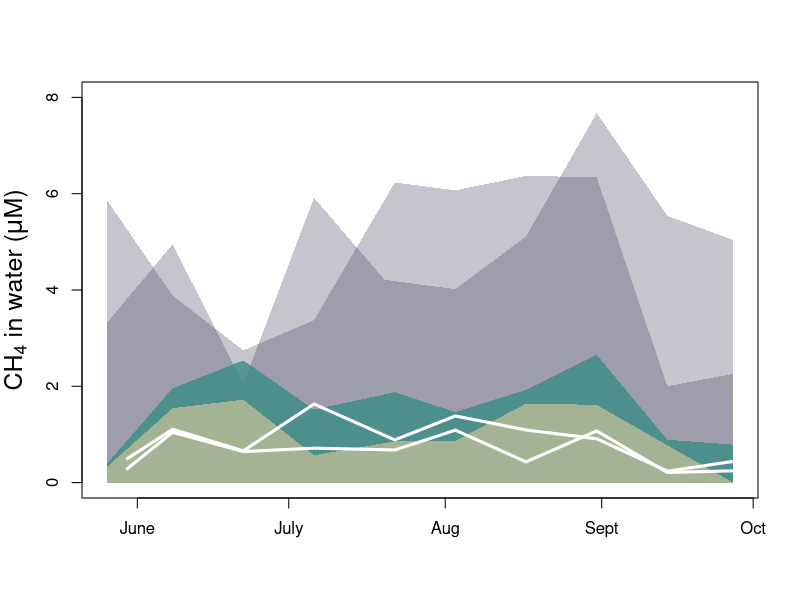
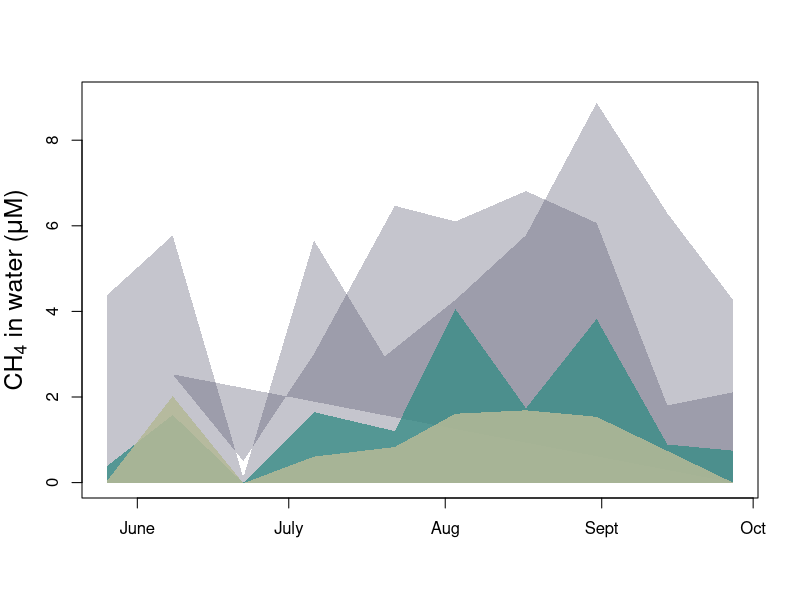

R code for these plots, in order: (Note: this script raises an error after producing the figures.)
#=============================================================
# Let's do some plotting now
#=============================================================
if (!require(ggridges)) install.packages('ggridges')
library(ggridges)
lake_ch4 = read.csv("Lake_Concentrations_Profiles.csv")

#Color palette for visualization
# offshore = rgb(34,87,126, max = 255, alpha = 100)
# nearshore = rgb(77,148,168, max = 255, alpha = 100)
# inlet = rgb(149,209,204, max = 255, alpha = 100)
# reference = rgb(127,127,127, max = 255, alpha = 100)

offshore = rgb(180, 184, 151, max = 255, alpha = 220)
nearshore = rgb(54, 139, 133, max = 255, alpha = 200)
inlet = rgb(70, 70, 96, max = 255, alpha = 80)

#======================================================
#SURFACE - Time Series
plot(lake_ch4[lake_ch4$site=="S0", "doy"],
     lake_ch4[lake_ch4$site=="S0", "ch4_lake_surface"],
     col = "white", pch = 0, 
     ylim = c(0,8), xaxt = "n", ylab = "", xlab = "")
mtext(side = 2, line = 2.5, cex = 1.5,
      expression(CH[4]~"in water ("*mu*M*")"))
axis(1, at = c(152,182,213,244,274), 
     label = c("June", "July", "Aug", "Sept", "Oct"))
polygon(c(146,lake_ch4[lake_ch4$site=="Y0", "doy"],270),
        c(0,lake_ch4[lake_ch4$site=="Y0", "ch4_lake_surface"],0),
        col = inlet, border = NA)
polygon(c(146,lake_ch4[lake_ch4$site=="S0", "doy"],270),
        c(0,lake_ch4[lake_ch4$site=="S0", "ch4_lake_surface"],0),
        col = inlet, border = NA)
polygon(c(146,lake_ch4[lake_ch4$site=="Y1", "doy"],270),
        c(0,lake_ch4[lake_ch4$site=="Y1", "ch4_lake_surface"],0),
        col = nearshore, border = NA)
polygon(c(146,lake_ch4[lake_ch4$site=="Y2", "doy"],270),
        c(0,lake_ch4[lake_ch4$site=="Y2", "ch4_lake_surface"],0),
        col = offshore, border = NA)
points(lake_ch4[lake_ch4$site=="G1", "doy"],
       lake_ch4[lake_ch4$site=="G1", "ch4_lake_surface"],
       type = "l", col = "white", lwd = 3, lty = 1)
points(lake_ch4[lake_ch4$site=="G2", "doy"],
       lake_ch4[lake_ch4$site=="G2", "ch4_lake_surface"],
       type = "l", col = "white", lwd = 3, lty = 1)

#BOTTOM - Time Series
plot(lake_ch4[lake_ch4$site=="S0", "doy"],
     lake_ch4[lake_ch4$site=="S0", "ch4_lake_bottom"],
     col = "white", pch = 0, 
     ylim = c(0,9), xaxt = "n", ylab = "", xlab = "")
mtext(side = 2, line = 2.5, cex = 1.5,
      expression(CH[4]~"in water ("*mu*M*")"))
axis(1, at = c(152,182,213,244,274), 
     label = c("June", "July", "Aug", "Sept", "Oct"))
polygon(c(146,lake_ch4[lake_ch4$site=="S0", "doy"],270),
        c(0,lake_ch4[lake_ch4$site=="S0", "ch4_lake_bottom"],0),
        col = inlet, border = NA)
polygon(c(146,lake_ch4[lake_ch4$site=="Y0", "doy"],270),
        c(0,lake_ch4[lake_ch4$site=="Y0", "ch4_lake_bottom"],0),
        col = inlet, border = NA)
polygon(c(146,lake_ch4[lake_ch4$site=="Y1", "doy"],270),
        c(0,lake_ch4[lake_ch4$site=="Y1", "ch4_lake_bottom"],0),
        col = nearshore, border = NA)
polygon(c(146,lake_ch4[lake_ch4$site=="Y2", "doy"],270),
        c(0,lake_ch4[lake_ch4$site=="Y2", "ch4_lake_bottom"],0),
        col = offshore, border = NA)
polygon(c(146,lake_ch4[lake_ch4$site=="G1", "doy"],270),
        c(0,lake_ch4[lake_ch4$site=="G1", "ch4_lake_bottom"],0),
        col = reference, border = NA)
polygon(c(146,lake_ch4[lake_ch4$site=="G2", "doy"],270),
        c(0,lake_ch4[lake_ch4$site=="G2", "ch4_lake_bottom"],0),
        col = reference, border = NA)

# SURFACE Time Series - Pheasant Branch
inlet = rgb(70, 70, 96, max = 255, alpha = 150)

plot(lake_ch4[lake_ch4$site=="PB0", "doy"],
     lake_ch4[lake_ch4$site=="PB0", "ch4_lake_surface"],
     col = "white", pch = 0, 
     ylim = c(0,8), xaxt = "n", ylab = "", xlab = "")
mtext(side = 2, line = 2.5, cex = 1.5,
      expression(CH[4]~"in water ("*mu*M*")"))
axis(1, at = c(152,182,213,244,274), 
     label = c("June", "July", "Aug", "Sept", "Oct"))
polygon(c(139,lake_ch4[lake_ch4$site=="PB0", "doy"],237),
        c(0,lake_ch4[lake_ch4$site=="PB0", "ch4_lake_surface"],0),
        col = inlet, border = NA)
polygon(c(139,lake_ch4[lake_ch4$site=="PB1", "doy"],237),
        c(0,lake_ch4[lake_ch4$site=="PB1", "ch4_lake_surface"],0),
        col = nearshore, border = NA)
polygon(c(139,lake_ch4[lake_ch4$site=="PB2", "doy"],237),
        c(0,lake_ch4[lake_ch4$site=="PB2", "ch4_lake_surface"],0),
        col = offshore, border = NA)
points(lake_ch4[lake_ch4$site=="CFL1", "doy"],
       lake_ch4[lake_ch4$site=="CFL1", "ch4_lake_surface"],
       type = "l", col = "white", lwd = 3, lty = 1)
points(lake_ch4[lake_ch4$site=="CFL2", "doy"],
       lake_ch4[lake_ch4$site=="CFL2", "ch4_lake_surface"],
       type = "l", col = "white", lwd = 3, lty = 1)
# polygon(c(139,lake_ch4[lake_ch4$site=="CFL1", "doy"],237),
#         c(0,lake_ch4[lake_ch4$site=="CFL1", "ch4_lake_surface"],0),
#         col = reference, border = NA)
# polygon(c(139,lake_ch4[lake_ch4$site=="CFL2", "doy"],237),
#         c(0,lake_ch4[lake_ch4$site=="CFL2", "ch4_lake_surface"],0),
#         col = reference, border = NA)


# BOTTOM Time Series - Pheasant Branch
plot(lake_ch4[lake_ch4$site=="PB0", "doy"],
     lake_ch4[lake_ch4$site=="PB0", "ch4_lake_bottom"],
     col = "white", pch = 0, 
     ylim = c(0,8), xaxt = "n", ylab = "", xlab = "")
mtext(side = 2, line = 2.5, cex = 1.5,
      expression(CH[4]~"in water ("*mu*M*")"))
axis(1, at = c(152,182,213,244,274), 
     label = c("June", "July", "Aug", "Sept", "Oct"))
polygon(c(139,lake_ch4[lake_ch4$site=="PB0", "doy"],237),
        c(0,lake_ch4[lake_ch4$site=="PB0", "ch4_lake_bottom"],0),
        col = inlet, border = NA)
polygon(c(139,lake_ch4[lake_ch4$site=="PB1", "doy"],237),
        c(0,lake_ch4[lake_ch4$site=="PB1", "ch4_lake_bottom"],0),
        col = nearshore, border = NA)
polygon(c(139,lake_ch4[lake_ch4$site=="PB2", "doy"],237),
        c(0,lake_ch4[lake_ch4$site=="PB2", "ch4_lake_bottom"],0),
        col = offshore, border = NA)
polygon(c(139,lake_ch4[lake_ch4$site=="CFL1", "doy"],237),
        c(0,lake_ch4[lake_ch4$site=="CFL1", "ch4_lake_bottom"],0),
        col = reference, border = NA)
polygon(c(139,lake_ch4[lake_ch4$site=="CFL2", "doy"],237),
        c(0,lake_ch4[lake_ch4$site=="CFL2", "ch4_lake_bottom"],0),
        col = reference, border = NA)

#======================================================
# Surface Methane Density Plots
mendota_ghg = lake_ch4 %>%
  #Make the site names something another human being would understand
  mutate(site = replace(site, site=="S0", "Sixmile Inlet"),
         site = replace(site, site=="Y0", "Yahara Inlet"),
         site = replace(site, site=="Y1", "Yahara Estuary\nNearshore"),
         site = replace(site, site=="Y2", "Yahara Estuary\nOffshore"),
         site = replace(site, site=="G1", "Yahara Estuary\nNearshore REF"),
         site = replace(site, site=="G2", "Yahara Estuary\nOffshore REF"),
         site = replace(site, site=="PB0", "Pheasant Branch\nInlet"),
         site = replace(site, site=="PB1", "Pheasant Branch\nEstuary Nearshore"),
         site = replace(site, site=="PB2", "Pheasant Branch\nEstuary Offshore"),
         site = replace(site, site=="CFL1", "Pheasant Branch Estuary\nNearshore REF"),
         site = replace(site, site=="CFL2", "Pheasant Branch Estuary\nOffshore REF"))
#Order the sites in a way that makes sense for comparison
mendota_ghg$site <- factor(mendota_ghg$site, 
                           levels = c("Pheasant Branch Estuary\nOffshore REF",
                                      "Pheasant Branch\nEstuary Offshore",
                                      "Pheasant Branch Estuary\nNearshore REF",
                                      "Pheasant Branch\nEstuary Nearshore",
                                      "Pheasant Branch\nInlet",
                                      "Yahara Estuary\nOffshore REF",
                                      "Yahara Estuary\nOffshore",
                                      "Yahara Estuary\nNearshore REF",
                                      "Yahara Estuary\nNearshore",
                                      "Yahara Inlet",
                                      "Sixmile Inlet"))


# Surface Methane Concentrations
windows(height = 9, width = 6.5)
ggplot(mendota_ghg, aes(x = ch4_lake_surface, y = site, fill = site)) + 
  geom_density_ridges2(scale = 2, 
                       linetype = 0, 
                       panel_scaling = TRUE) +
  scale_fill_cyclical(values = c(offshore, offshore, 
                                 nearshore, nearshore, inlet, 
                                 offshore, offshore, 
                                 nearshore, nearshore, inlet, inlet)) +
  theme_ridges() +
  scale_y_discrete(expand = c(0, 0)) +
  scale_x_continuous(expand = c(0, 0)) +
  labs(title = 'Surface Water Methane') +
  xlab(label = 'Methane Concentration (uM)') +
  ylab(label = '')


#Bottom Water Methane Concentrations
windows(height = 9, width = 6.5)
ggplot(mendota_ghg, aes(x = ch4_lake_bottom, y = site, fill = site)) + 
  geom_density_ridges2(scale = 2, 
                       linetype = 0, 
                       panel_scaling = TRUE) +
  scale_fill_cyclical(values = c(offshore, offshore, 
                                 nearshore, nearshore, inlet, 
                                 offshore, offshore, 
                                 nearshore, nearshore, inlet, inlet)) +
  theme_ridges() +
  scale_y_discrete(expand = c(0, 0)) +
  scale_x_continuous(expand = c(0, 0)) +
  labs(title = 'Bottom Water Methane') +
  xlab(label = 'Methane Concentration (uM)') +
  ylab(label = '')